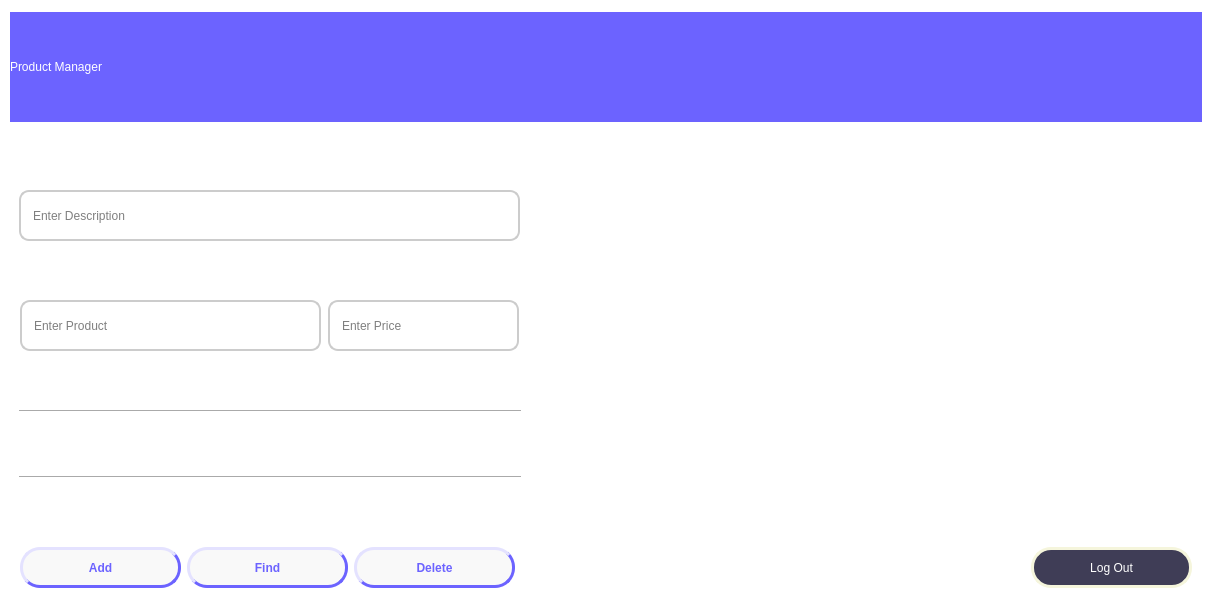
<?xml version="1.0" encoding="UTF-8"?>
<ui version="4.0">
 <class>ProductWindow</class>
 <widget class="QMainWindow" name="ProductWindow">
  <property name="geometry">
   <rect>
    <x>0</x>
    <y>0</y>
    <width>1212</width>
    <height>600</height>
   </rect>
  </property>
  <property name="windowTitle">
   <string>MainWindow</string>
  </property>
  <property name="styleSheet">
   <string notr="true">background-color:white;</string>
  </property>
  <widget class="QWidget" name="centralwidget">
   <layout class="QGridLayout" name="gridLayout_3">
    <item row="0" column="0">
     <layout class="QVBoxLayout" name="verticalLayout_11">
      <item>
       <widget class="QLabel" name="sign_in_title">
        <property name="minimumSize">
         <size>
          <width>1192</width>
          <height>110</height>
         </size>
        </property>
        <property name="maximumSize">
         <size>
          <width>1192</width>
          <height>110</height>
         </size>
        </property>
        <property name="styleSheet">
         <string notr="true">QLabel {
	background-color:#6c63ff;
	font: 22pt &quot;Eras Medium ITC&quot;;
	color:white;

	}
</string>
        </property>
        <property name="text">
         <string>&lt;html&gt;&lt;head/&gt;&lt;body&gt;&lt;p&gt;Product Manager&lt;/p&gt;&lt;/body&gt;&lt;/html&gt;</string>
        </property>
        <property name="margin">
         <number>29</number>
        </property>
       </widget>
      </item>
      <item>
       <widget class="QWidget" name="horizontalWidget_3" native="true">
        <property name="minimumSize">
         <size>
          <width>1095</width>
          <height>413</height>
         </size>
        </property>
        <property name="maximumSize">
         <size>
          <width>1095</width>
          <height>413</height>
         </size>
        </property>
        <layout class="QHBoxLayout" name="horizontalLayout_6">
         <item>
          <layout class="QGridLayout" name="gridLayout_6">
           <item row="2" column="0">
            <layout class="QHBoxLayout" name="horizontalLayout_3">
             <item>
              <widget class="QLineEdit" name="product_input">
               <property name="minimumSize">
                <size>
                 <width>301</width>
                 <height>51</height>
                </size>
               </property>
               <property name="maximumSize">
                <size>
                 <width>301</width>
                 <height>51</height>
                </size>
               </property>
               <property name="styleSheet">
                <string notr="true">QLineEdit {
	padding-left:10px;
	background-color:white;
	font: 9pt &quot;Eras Medium ITC&quot;;
	color:2f2e41;
	border-style: solid;
	border-width: 2px;
	border-radius: 10px;
	border-color:#cccccc;

	}

QLineEdit:focus {
	border-color:#2f2e41;
    border-style:solid;
}</string>
               </property>
               <property name="placeholderText">
                <string>Enter Product</string>
               </property>
              </widget>
             </item>
             <item>
              <widget class="QLineEdit" name="price_input">
               <property name="minimumSize">
                <size>
                 <width>191</width>
                 <height>51</height>
                </size>
               </property>
               <property name="maximumSize">
                <size>
                 <width>191</width>
                 <height>51</height>
                </size>
               </property>
               <property name="styleSheet">
                <string notr="true">QLineEdit {
	padding-left:10px;
	background-color:white;
	font: 9pt &quot;Eras Medium ITC&quot;;
	color:2f2e41;
	border-style: solid;
	border-width: 2px;
	border-radius: 10px;
	border-color:#cccccc;

	}

QLineEdit:focus {
	border-color:#2f2e41;
    border-style:solid;
}</string>
               </property>
               <property name="placeholderText">
                <string>Enter Price</string>
               </property>
              </widget>
             </item>
            </layout>
           </item>
           <item row="3" column="0">
            <layout class="QGridLayout" name="gridLayout_4">
             <item row="2" column="0">
              <widget class="Line" name="line">
               <property name="orientation">
                <enum>Qt::Horizontal</enum>
               </property>
              </widget>
             </item>
             <item row="1" column="0">
              <widget class="QLabel" name="output_message">
               <property name="minimumSize">
                <size>
                 <width>502</width>
                 <height>51</height>
                </size>
               </property>
               <property name="maximumSize">
                <size>
                 <width>502</width>
                 <height>51</height>
                </size>
               </property>
               <property name="styleSheet">
                <string notr="true">QLabel {
	font: 10pt &quot;Eras Medium ITC&quot;;
	}</string>
               </property>
               <property name="text">
                <string>&lt;html&gt;&lt;head/&gt;&lt;body&gt;&lt;p align=&quot;center&quot;&gt;&lt;br/&gt;&lt;/p&gt;&lt;/body&gt;&lt;/html&gt;</string>
               </property>
              </widget>
             </item>
             <item row="0" column="0">
              <widget class="Line" name="line_2">
               <property name="orientation">
                <enum>Qt::Horizontal</enum>
               </property>
              </widget>
             </item>
            </layout>
           </item>
           <item row="0" column="0">
            <layout class="QVBoxLayout" name="verticalLayout_9">
             <item>
              <widget class="QLineEdit" name="description_input">
               <property name="minimumSize">
                <size>
                 <width>501</width>
                 <height>51</height>
                </size>
               </property>
               <property name="maximumSize">
                <size>
                 <width>501</width>
                 <height>51</height>
                </size>
               </property>
               <property name="styleSheet">
                <string notr="true">QLineEdit {
	padding-left:10px;
	background-color:white;
	font: 9pt &quot;Eras Medium ITC&quot;;
	color:2f2e41;
	border-style: solid;
	border-width: 2px;
	border-radius: 10px;
	border-color:#cccccc;

	}

QLineEdit:focus {
	border-color:#2f2e41;
    border-style:solid;
}</string>
               </property>
               <property name="placeholderText">
                <string>Enter Description</string>
               </property>
              </widget>
             </item>
            </layout>
           </item>
          </layout>
         </item>
         <item>
          <widget class="QLabel" name="label">
           <property name="minimumSize">
            <size>
             <width>581</width>
             <height>411</height>
            </size>
           </property>
           <property name="maximumSize">
            <size>
             <width>581</width>
             <height>411</height>
            </size>
           </property>
           <property name="layoutDirection">
            <enum>Qt::LeftToRight</enum>
           </property>
           <property name="autoFillBackground">
            <bool>false</bool>
           </property>
           <property name="text">
            <string/>
           </property>
           <property name="pixmap">
            <pixmap resource="qrc_main.qrc">:/product_manager/undraw_New_entries_re_cffr.png</pixmap>
           </property>
           <property name="scaledContents">
            <bool>true</bool>
           </property>
          </widget>
         </item>
        </layout>
       </widget>
      </item>
      <item>
       <layout class="QHBoxLayout" name="horizontalLayout_4">
        <item>
         <layout class="QHBoxLayout" name="horizontalLayout_5">
          <item>
           <widget class="QPushButton" name="add">
            <property name="sizePolicy">
             <sizepolicy hsizetype="Preferred" vsizetype="Preferred">
              <horstretch>0</horstretch>
              <verstretch>0</verstretch>
             </sizepolicy>
            </property>
            <property name="minimumSize">
             <size>
              <width>161</width>
              <height>41</height>
             </size>
            </property>
            <property name="maximumSize">
             <size>
              <width>161</width>
              <height>41</height>
             </size>
            </property>
            <property name="autoFillBackground">
             <bool>false</bool>
            </property>
            <property name="styleSheet">
             <string notr="true">QPushButton {
	background-color:#f9f9f9;
	font: 10pt &quot;Eras Medium ITC&quot;;
	color:#6c63ff;
	border-style: outset;
	border-width: 3px;
	border-radius: 20px;
	font-weight:bold;
	border-color:#6c63ff;

	}

QPushButton:hover {
	background-color:#1ed760;
	color:#f9f9f9;
	border-color:#1ed760;
    border-style:solide;
	font-weight:bold;
}</string>
            </property>
            <property name="text">
             <string>Add</string>
            </property>
            <property name="checkable">
             <bool>false</bool>
            </property>
            <property name="autoDefault">
             <bool>false</bool>
            </property>
            <property name="default">
             <bool>false</bool>
            </property>
            <property name="flat">
             <bool>false</bool>
            </property>
           </widget>
          </item>
          <item>
           <widget class="QPushButton" name="find">
            <property name="sizePolicy">
             <sizepolicy hsizetype="Preferred" vsizetype="Preferred">
              <horstretch>0</horstretch>
              <verstretch>0</verstretch>
             </sizepolicy>
            </property>
            <property name="minimumSize">
             <size>
              <width>161</width>
              <height>41</height>
             </size>
            </property>
            <property name="maximumSize">
             <size>
              <width>161</width>
              <height>41</height>
             </size>
            </property>
            <property name="autoFillBackground">
             <bool>false</bool>
            </property>
            <property name="styleSheet">
             <string notr="true">QPushButton {
	background-color:#f9f9f9;
	font: 10pt &quot;Eras Medium ITC&quot;;
	color:#6c63ff;
	border-style: outset;
	border-width: 3px;
	border-radius: 20px;
	font-weight:bold;
	border-color:#6c63ff;

	}

QPushButton:hover {
	background-color:#6c63ff;
	color:#f9f9f9;
	border-color:#6c63ff;
    border-style:solide;
	font-weight:bold;
}</string>
            </property>
            <property name="text">
             <string>Find</string>
            </property>
            <property name="checkable">
             <bool>false</bool>
            </property>
            <property name="autoDefault">
             <bool>false</bool>
            </property>
            <property name="default">
             <bool>false</bool>
            </property>
            <property name="flat">
             <bool>false</bool>
            </property>
           </widget>
          </item>
          <item>
           <widget class="QPushButton" name="delete_">
            <property name="sizePolicy">
             <sizepolicy hsizetype="Preferred" vsizetype="Preferred">
              <horstretch>0</horstretch>
              <verstretch>0</verstretch>
             </sizepolicy>
            </property>
            <property name="minimumSize">
             <size>
              <width>161</width>
              <height>41</height>
             </size>
            </property>
            <property name="maximumSize">
             <size>
              <width>161</width>
              <height>41</height>
             </size>
            </property>
            <property name="autoFillBackground">
             <bool>false</bool>
            </property>
            <property name="styleSheet">
             <string notr="true">QPushButton {
	background-color:#f9f9f9;
	font: 10pt &quot;Eras Medium ITC&quot;;
	color:#6c63ff;
	border-radius: 20px;
	border-style: outset;
	border-width: 3px;
	font-weight:bold;
	border-color:#6c63ff;

	}

QPushButton:hover {
	background-color:#ff0000;
	color:#f9f9f9;
	border-color:#ff0000;
    border-style:solide;
	font-weight:bold;
}</string>
            </property>
            <property name="text">
             <string>Delete</string>
            </property>
            <property name="checkable">
             <bool>false</bool>
            </property>
            <property name="autoDefault">
             <bool>false</bool>
            </property>
            <property name="default">
             <bool>false</bool>
            </property>
            <property name="flat">
             <bool>false</bool>
            </property>
           </widget>
          </item>
         </layout>
        </item>
        <item>
         <spacer name="horizontalSpacer">
          <property name="orientation">
           <enum>Qt::Horizontal</enum>
          </property>
          <property name="sizeType">
           <enum>QSizePolicy::Fixed</enum>
          </property>
          <property name="sizeHint" stdset="0">
           <size>
            <width>500</width>
            <height>20</height>
           </size>
          </property>
         </spacer>
        </item>
        <item>
         <widget class="QPushButton" name="back_home">
          <property name="sizePolicy">
           <sizepolicy hsizetype="Preferred" vsizetype="Preferred">
            <horstretch>0</horstretch>
            <verstretch>0</verstretch>
           </sizepolicy>
          </property>
          <property name="minimumSize">
           <size>
            <width>161</width>
            <height>41</height>
           </size>
          </property>
          <property name="maximumSize">
           <size>
            <width>161</width>
            <height>41</height>
           </size>
          </property>
          <property name="autoFillBackground">
           <bool>false</bool>
          </property>
          <property name="styleSheet">
           <string notr="true">QPushButton {
	background-color:#3f3d56;
	font: 10pt &quot;Eras Medium ITC&quot;;
	color:white;
	border-style:solid;
	border-width: 3px;
	border-radius: 20px;
	border-color: beige;

	}

QPushButton:hover {
	background-color:#f2f2f2;
	color:#3f3d56;
	border-color:#3f3d56;
    border-style: outset;
	font-weight:bold;
}</string>
          </property>
          <property name="text">
           <string>Log Out</string>
          </property>
          <property name="checkable">
           <bool>false</bool>
          </property>
          <property name="autoDefault">
           <bool>false</bool>
          </property>
          <property name="default">
           <bool>false</bool>
          </property>
          <property name="flat">
           <bool>false</bool>
          </property>
         </widget>
        </item>
       </layout>
      </item>
     </layout>
    </item>
   </layout>
  </widget>
 </widget>
 <resources>
  <include location="qrc_main.qrc"/>
 </resources>
 <connections/>
</ui>
